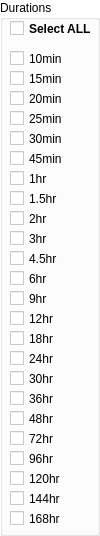
            <widget class="QGroupBox" name="groupBox_Durations">
             <property name="palette">
              <palette>
               <active>
                <colorrole role="WindowText">
                 <brush brushstyle="SolidPattern">
                  <color alpha="255">
                   <red>0</red>
                   <green>0</green>
                   <blue>0</blue>
                  </color>
                 </brush>
                </colorrole>
                <colorrole role="Button">
                 <brush brushstyle="SolidPattern">
                  <color alpha="255">
                   <red>255</red>
                   <green>255</green>
                   <blue>255</blue>
                  </color>
                 </brush>
                </colorrole>
                <colorrole role="Light">
                 <brush brushstyle="SolidPattern">
                  <color alpha="255">
                   <red>255</red>
                   <green>255</green>
                   <blue>255</blue>
                  </color>
                 </brush>
                </colorrole>
                <colorrole role="Midlight">
                 <brush brushstyle="SolidPattern">
                  <color alpha="255">
                   <red>255</red>
                   <green>255</green>
                   <blue>255</blue>
                  </color>
                 </brush>
                </colorrole>
                <colorrole role="Dark">
                 <brush brushstyle="SolidPattern">
                  <color alpha="255">
                   <red>127</red>
                   <green>127</green>
                   <blue>127</blue>
                  </color>
                 </brush>
                </colorrole>
                <colorrole role="Mid">
                 <brush brushstyle="SolidPattern">
                  <color alpha="255">
                   <red>170</red>
                   <green>170</green>
                   <blue>170</blue>
                  </color>
                 </brush>
                </colorrole>
                <colorrole role="Text">
                 <brush brushstyle="SolidPattern">
                  <color alpha="255">
                   <red>0</red>
                   <green>0</green>
                   <blue>0</blue>
                  </color>
                 </brush>
                </colorrole>
                <colorrole role="BrightText">
                 <brush brushstyle="SolidPattern">
                  <color alpha="255">
                   <red>255</red>
                   <green>255</green>
                   <blue>255</blue>
                  </color>
                 </brush>
                </colorrole>
                <colorrole role="ButtonText">
                 <brush brushstyle="SolidPattern">
                  <color alpha="255">
                   <red>0</red>
                   <green>0</green>
                   <blue>0</blue>
                  </color>
                 </brush>
                </colorrole>
                <colorrole role="Base">
                 <brush brushstyle="SolidPattern">
                  <color alpha="255">
                   <red>255</red>
                   <green>255</green>
                   <blue>255</blue>
                  </color>
                 </brush>
                </colorrole>
                <colorrole role="Window">
                 <brush brushstyle="SolidPattern">
                  <color alpha="255">
                   <red>255</red>
                   <green>255</green>
                   <blue>255</blue>
                  </color>
                 </brush>
                </colorrole>
                <colorrole role="Shadow">
                 <brush brushstyle="SolidPattern">
                  <color alpha="255">
                   <red>0</red>
                   <green>0</green>
                   <blue>0</blue>
                  </color>
                 </brush>
                </colorrole>
                <colorrole role="AlternateBase">
                 <brush brushstyle="SolidPattern">
                  <color alpha="255">
                   <red>255</red>
                   <green>255</green>
                   <blue>255</blue>
                  </color>
                 </brush>
                </colorrole>
                <colorrole role="ToolTipBase">
                 <brush brushstyle="SolidPattern">
                  <color alpha="255">
                   <red>255</red>
                   <green>255</green>
                   <blue>220</blue>
                  </color>
                 </brush>
                </colorrole>
                <colorrole role="ToolTipText">
                 <brush brushstyle="SolidPattern">
                  <color alpha="255">
                   <red>0</red>
                   <green>0</green>
                   <blue>0</blue>
                  </color>
                 </brush>
                </colorrole>
               </active>
               <inactive>
                <colorrole role="WindowText">
                 <brush brushstyle="SolidPattern">
                  <color alpha="255">
                   <red>0</red>
                   <green>0</green>
                   <blue>0</blue>
                  </color>
                 </brush>
                </colorrole>
                <colorrole role="Button">
                 <brush brushstyle="SolidPattern">
                  <color alpha="255">
                   <red>255</red>
                   <green>255</green>
                   <blue>255</blue>
                  </color>
                 </brush>
                </colorrole>
                <colorrole role="Light">
                 <brush brushstyle="SolidPattern">
                  <color alpha="255">
                   <red>255</red>
                   <green>255</green>
                   <blue>255</blue>
                  </color>
                 </brush>
                </colorrole>
                <colorrole role="Midlight">
                 <brush brushstyle="SolidPattern">
                  <color alpha="255">
                   <red>255</red>
                   <green>255</green>
                   <blue>255</blue>
                  </color>
                 </brush>
                </colorrole>
                <colorrole role="Dark">
                 <brush brushstyle="SolidPattern">
                  <color alpha="255">
                   <red>127</red>
                   <green>127</green>
                   <blue>127</blue>
                  </color>
                 </brush>
                </colorrole>
                <colorrole role="Mid">
                 <brush brushstyle="SolidPattern">
                  <color alpha="255">
                   <red>170</red>
                   <green>170</green>
                   <blue>170</blue>
                  </color>
                 </brush>
                </colorrole>
                <colorrole role="Text">
                 <brush brushstyle="SolidPattern">
                  <color alpha="255">
                   <red>0</red>
                   <green>0</green>
                   <blue>0</blue>
                  </color>
                 </brush>
                </colorrole>
                <colorrole role="BrightText">
                 <brush brushstyle="SolidPattern">
                  <color alpha="255">
                   <red>255</red>
                   <green>255</green>
                   <blue>255</blue>
                  </color>
                 </brush>
                </colorrole>
                <colorrole role="ButtonText">
                 <brush brushstyle="SolidPattern">
                  <color alpha="255">
                   <red>0</red>
                   <green>0</green>
                   <blue>0</blue>
                  </color>
                 </brush>
                </colorrole>
                <colorrole role="Base">
                 <brush brushstyle="SolidPattern">
                  <color alpha="255">
                   <red>255</red>
                   <green>255</green>
                   <blue>255</blue>
                  </color>
                 </brush>
                </colorrole>
                <colorrole role="Window">
                 <brush brushstyle="SolidPattern">
                  <color alpha="255">
                   <red>255</red>
                   <green>255</green>
                   <blue>255</blue>
                  </color>
                 </brush>
                </colorrole>
                <colorrole role="Shadow">
                 <brush brushstyle="SolidPattern">
                  <color alpha="255">
                   <red>0</red>
                   <green>0</green>
                   <blue>0</blue>
                  </color>
                 </brush>
                </colorrole>
                <colorrole role="AlternateBase">
                 <brush brushstyle="SolidPattern">
                  <color alpha="255">
                   <red>255</red>
                   <green>255</green>
                   <blue>255</blue>
                  </color>
                 </brush>
                </colorrole>
                <colorrole role="ToolTipBase">
                 <brush brushstyle="SolidPattern">
                  <color alpha="255">
                   <red>255</red>
                   <green>255</green>
                   <blue>220</blue>
                  </color>
                 </brush>
                </colorrole>
                <colorrole role="ToolTipText">
                 <brush brushstyle="SolidPattern">
                  <color alpha="255">
                   <red>0</red>
                   <green>0</green>
                   <blue>0</blue>
                  </color>
                 </brush>
                </colorrole>
               </inactive>
               <disabled>
                <colorrole role="WindowText">
                 <brush brushstyle="SolidPattern">
                  <color alpha="255">
                   <red>127</red>
                   <green>127</green>
                   <blue>127</blue>
                  </color>
                 </brush>
                </colorrole>
                <colorrole role="Button">
                 <brush brushstyle="SolidPattern">
                  <color alpha="255">
                   <red>255</red>
                   <green>255</green>
                   <blue>255</blue>
                  </color>
                 </brush>
                </colorrole>
                <colorrole role="Light">
                 <brush brushstyle="SolidPattern">
                  <color alpha="255">
                   <red>255</red>
                   <green>255</green>
                   <blue>255</blue>
                  </color>
                 </brush>
                </colorrole>
                <colorrole role="Midlight">
                 <brush brushstyle="SolidPattern">
                  <color alpha="255">
                   <red>255</red>
                   <green>255</green>
                   <blue>255</blue>
                  </color>
                 </brush>
                </colorrole>
                <colorrole role="Dark">
                 <brush brushstyle="SolidPattern">
                  <color alpha="255">
                   <red>127</red>
                   <green>127</green>
                   <blue>127</blue>
                  </color>
                 </brush>
                </colorrole>
                <colorrole role="Mid">
                 <brush brushstyle="SolidPattern">
                  <color alpha="255">
                   <red>170</red>
                   <green>170</green>
                   <blue>170</blue>
                  </color>
                 </brush>
                </colorrole>
                <colorrole role="Text">
                 <brush brushstyle="SolidPattern">
                  <color alpha="255">
                   <red>127</red>
                   <green>127</green>
                   <blue>127</blue>
                  </color>
                 </brush>
                </colorrole>
                <colorrole role="BrightText">
                 <brush brushstyle="SolidPattern">
                  <color alpha="255">
                   <red>255</red>
                   <green>255</green>
                   <blue>255</blue>
                  </color>
                 </brush>
                </colorrole>
                <colorrole role="ButtonText">
                 <brush brushstyle="SolidPattern">
                  <color alpha="255">
                   <red>127</red>
                   <green>127</green>
                   <blue>127</blue>
                  </color>
                 </brush>
                </colorrole>
                <colorrole role="Base">
                 <brush brushstyle="SolidPattern">
                  <color alpha="255">
                   <red>255</red>
                   <green>255</green>
                   <blue>255</blue>
                  </color>
                 </brush>
                </colorrole>
                <colorrole role="Window">
                 <brush brushstyle="SolidPattern">
                  <color alpha="255">
                   <red>255</red>
                   <green>255</green>
                   <blue>255</blue>
                  </color>
                 </brush>
                </colorrole>
                <colorrole role="Shadow">
                 <brush brushstyle="SolidPattern">
                  <color alpha="255">
                   <red>0</red>
                   <green>0</green>
                   <blue>0</blue>
                  </color>
                 </brush>
                </colorrole>
                <colorrole role="AlternateBase">
                 <brush brushstyle="SolidPattern">
                  <color alpha="255">
                   <red>255</red>
                   <green>255</green>
                   <blue>255</blue>
                  </color>
                 </brush>
                </colorrole>
                <colorrole role="ToolTipBase">
                 <brush brushstyle="SolidPattern">
                  <color alpha="255">
                   <red>255</red>
                   <green>255</green>
                   <blue>220</blue>
                  </color>
                 </brush>
                </colorrole>
                <colorrole role="ToolTipText">
                 <brush brushstyle="SolidPattern">
                  <color alpha="255">
                   <red>0</red>
                   <green>0</green>
                   <blue>0</blue>
                  </color>
                 </brush>
                </colorrole>
               </disabled>
              </palette>
             </property>
             <property name="autoFillBackground">
              <bool>true</bool>
             </property>
             <property name="title">
              <string>Durations</string>
             </property>
             <widget class="QCheckBox" name="checkBox_10m">
              <property name="geometry">
               <rect>
                <x>10</x>
                <y>50</y>
                <width>70</width>
                <height>17</height>
               </rect>
              </property>
              <property name="text">
               <string>10min</string>
              </property>
             </widget>
             <widget class="QCheckBox" name="checkBox_15m">
              <property name="geometry">
               <rect>
                <x>10</x>
                <y>70</y>
                <width>70</width>
                <height>17</height>
               </rect>
              </property>
              <property name="text">
               <string>15min</string>
              </property>
             </widget>
             <widget class="QCheckBox" name="checkBox_20m">
              <property name="geometry">
               <rect>
                <x>10</x>
                <y>90</y>
                <width>70</width>
                <height>17</height>
               </rect>
              </property>
              <property name="text">
               <string>20min</string>
              </property>
             </widget>
             <widget class="QCheckBox" name="checkBox_25m">
              <property name="geometry">
               <rect>
                <x>10</x>
                <y>110</y>
                <width>70</width>
                <height>17</height>
               </rect>
              </property>
              <property name="text">
               <string>25min</string>
              </property>
             </widget>
             <widget class="QCheckBox" name="checkBox_30m">
              <property name="geometry">
               <rect>
                <x>10</x>
                <y>130</y>
                <width>70</width>
                <height>17</height>
               </rect>
              </property>
              <property name="text">
               <string>30min</string>
              </property>
             </widget>
             <widget class="QCheckBox" name="checkBox_45m">
              <property name="geometry">
               <rect>
                <x>10</x>
                <y>150</y>
                <width>70</width>
                <height>17</height>
               </rect>
              </property>
              <property name="text">
               <string>45min</string>
              </property>
             </widget>
             <widget class="QCheckBox" name="checkBox_60m">
              <property name="geometry">
               <rect>
                <x>10</x>
                <y>170</y>
                <width>70</width>
                <height>17</height>
               </rect>
              </property>
              <property name="text">
               <string>1hr</string>
              </property>
             </widget>
             <widget class="QCheckBox" name="checkBox_90m">
              <property name="geometry">
               <rect>
                <x>10</x>
                <y>190</y>
                <width>70</width>
                <height>17</height>
               </rect>
              </property>
              <property name="text">
               <string>1.5hr</string>
              </property>
             </widget>
             <widget class="QCheckBox" name="checkBox_120m">
              <property name="geometry">
               <rect>
                <x>10</x>
                <y>210</y>
                <width>70</width>
                <height>17</height>
               </rect>
              </property>
              <property name="text">
               <string>2hr</string>
              </property>
             </widget>
             <widget class="QCheckBox" name="checkBox_180m">
              <property name="geometry">
               <rect>
                <x>10</x>
                <y>230</y>
                <width>70</width>
                <height>17</height>
               </rect>
              </property>
              <property name="text">
               <string>3hr</string>
              </property>
             </widget>
             <widget class="QCheckBox" name="checkBox_270m">
              <property name="geometry">
               <rect>
                <x>10</x>
                <y>250</y>
                <width>70</width>
                <height>17</height>
               </rect>
              </property>
              <property name="text">
               <string>4.5hr</string>
              </property>
             </widget>
             <widget class="QCheckBox" name="checkBox_6h">
              <property name="geometry">
               <rect>
                <x>10</x>
                <y>270</y>
                <width>70</width>
                <height>17</height>
               </rect>
              </property>
              <property name="text">
               <string>6hr</string>
              </property>
             </widget>
             <widget class="QCheckBox" name="checkBox_9h">
              <property name="geometry">
               <rect>
                <x>10</x>
                <y>290</y>
                <width>70</width>
                <height>17</height>
               </rect>
              </property>
              <property name="text">
               <string>9hr</string>
              </property>
             </widget>
             <widget class="QCheckBox" name="checkBox_12h">
              <property name="geometry">
               <rect>
                <x>10</x>
                <y>310</y>
                <width>70</width>
                <height>17</height>
               </rect>
              </property>
              <property name="text">
               <string>12hr</string>
              </property>
             </widget>
             <widget class="QCheckBox" name="checkBox_18h">
              <property name="geometry">
               <rect>
                <x>10</x>
                <y>330</y>
                <width>70</width>
                <height>17</height>
               </rect>
              </property>
              <property name="text">
               <string>18hr</string>
              </property>
             </widget>
             <widget class="QCheckBox" name="checkBox_24h">
              <property name="geometry">
               <rect>
                <x>10</x>
                <y>350</y>
                <width>70</width>
                <height>17</height>
               </rect>
              </property>
              <property name="text">
               <string>24hr</string>
              </property>
             </widget>
             <widget class="QCheckBox" name="checkBox_30h">
              <property name="geometry">
               <rect>
                <x>10</x>
                <y>370</y>
                <width>70</width>
                <height>17</height>
               </rect>
              </property>
              <property name="text">
               <string>30hr</string>
              </property>
             </widget>
             <widget class="QCheckBox" name="checkBox_36h">
              <property name="geometry">
               <rect>
                <x>10</x>
                <y>390</y>
                <width>70</width>
                <height>17</height>
               </rect>
              </property>
              <property name="text">
               <string>36hr</string>
              </property>
             </widget>
             <widget class="QCheckBox" name="checkBox_48h">
              <property name="geometry">
               <rect>
                <x>10</x>
                <y>410</y>
                <width>70</width>
                <height>17</height>
               </rect>
              </property>
              <property name="text">
               <string>48hr</string>
              </property>
             </widget>
             <widget class="QCheckBox" name="checkBox_72h">
              <property name="geometry">
               <rect>
                <x>10</x>
                <y>430</y>
                <width>70</width>
                <height>17</height>
               </rect>
              </property>
              <property name="text">
               <string>72hr</string>
              </property>
             </widget>
             <widget class="QCheckBox" name="checkBox_96h">
              <property name="geometry">
               <rect>
                <x>10</x>
                <y>450</y>
                <width>70</width>
                <height>17</height>
               </rect>
              </property>
              <property name="text">
               <string>96hr</string>
              </property>
             </widget>
             <widget class="QCheckBox" name="checkBox_120h">
              <property name="geometry">
               <rect>
                <x>10</x>
                <y>470</y>
                <width>70</width>
                <height>17</height>
               </rect>
              </property>
              <property name="text">
               <string>120hr</string>
              </property>
             </widget>
             <widget class="QCheckBox" name="checkBox_144h">
              <property name="geometry">
               <rect>
                <x>10</x>
                <y>490</y>
                <width>70</width>
                <height>17</height>
               </rect>
              </property>
              <property name="text">
               <string>144hr</string>
              </property>
             </widget>
             <widget class="QCheckBox" name="checkBox_168h">
              <property name="geometry">
               <rect>
                <x>10</x>
                <y>510</y>
                <width>70</width>
                <height>17</height>
               </rect>
              </property>
              <property name="text">
               <string>168hr</string>
              </property>
             </widget>
             <widget class="QCheckBox" name="checkBox_durAll">
              <property name="geometry">
               <rect>
                <x>10</x>
                <y>20</y>
                <width>81</width>
                <height>17</height>
               </rect>
              </property>
              <property name="font">
               <font>
                <weight>75</weight>
                <bold>true</bold>
               </font>
              </property>
              <property name="text">
               <string>Select ALL</string>
              </property>
             </widget>
            </widget>
